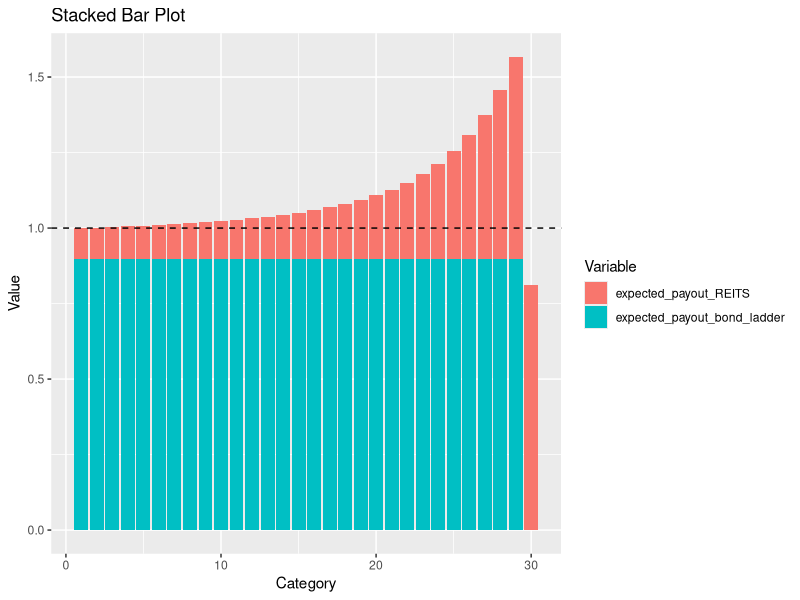
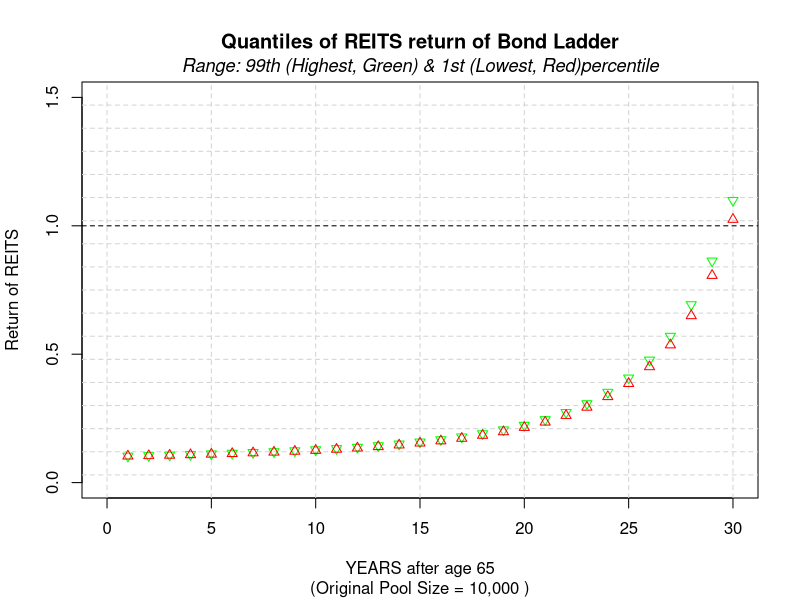
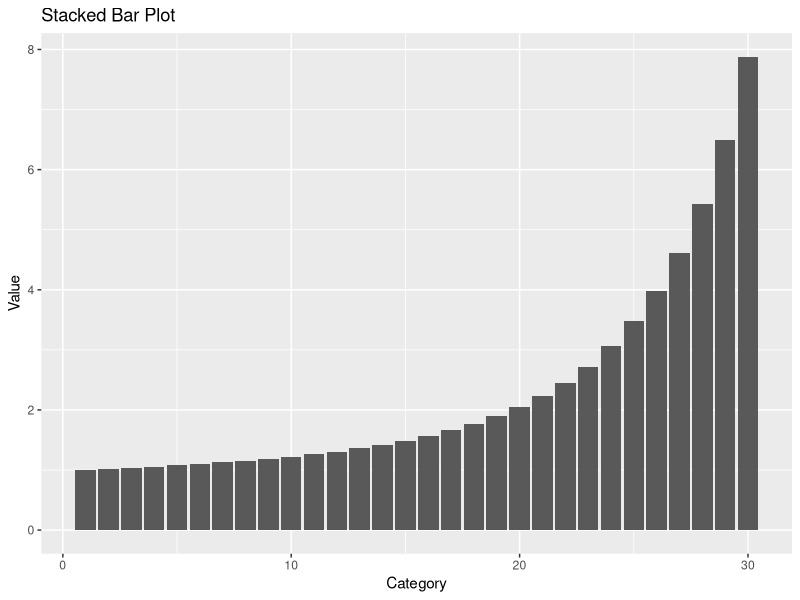
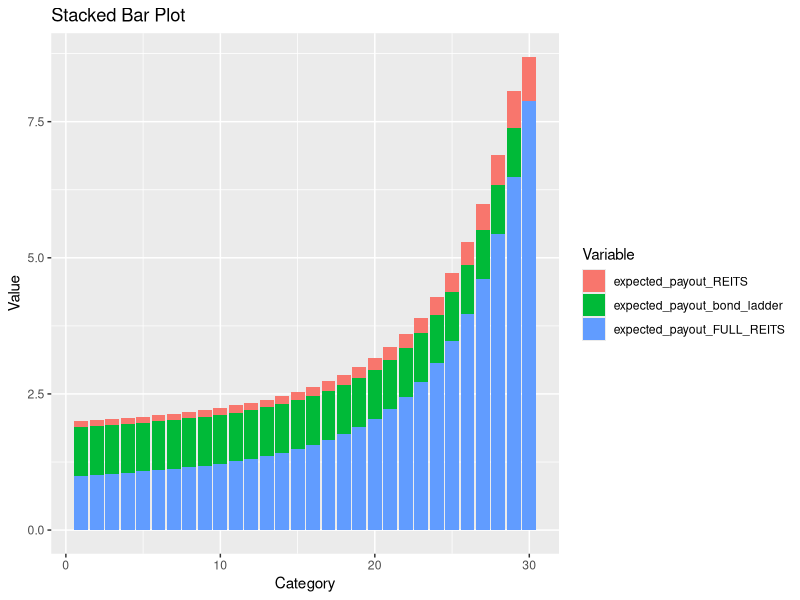

The R script that drew these images, in order:
#load lifetable data 
lifetable_2021 <- read.csv("data/LifeTablesbyYear/_2021 .csv")

#load TIPS interpolated rates
tips_rates <- read.csv("data/tipsRatesInterpolated.csv")

#create bond ladder matrix.
#income_PP: income per period
tips_ladder_OUTside_tontine <- function(income_PP, tips_rates){
  #initialize matrix: we assume the tips_rates csv has the number of periods we want
  bond_ladder <- matrix(0, nrow = nrow(tips_rates)+1, ncol = nrow(tips_rates))
  
  for (j in 1:ncol(bond_ladder)){
    for (i in 1:j){
      bond_ladder[i,j] <- income_PP / (1+tips_rates[tips_rates$Year == j, "Interpolated"]/100)^(j-i)
    }
  }
  return(bond_ladder)
}


tips_ladder_INside_tontine <- function(income_PP, lifetable, tips_rates, OUTladder){
  #initialize matrix the same size as OUTladder
  bond_ladder <- matrix(0, nrow = nrow(OUTladder), ncol = ncol(OUTladder))

  for (j in 1:ncol(bond_ladder)){
      bond_ladder[1,j] <- OUTladder[1,j] * (1 - lifetable[lifetable$Age == 65+j, "qx"])
  }
  #iterate over the rest upper triangular of the matrix with the exception of the first row
  for (j in 1:ncol(bond_ladder)){
      for (i in 2:nrow(bond_ladder)){
        if (i <= j-1){
          print(tips_rates[tips_rates$Year == j-i, "Interpolated"])
          print(i)
          print(j)
          print(bond_ladder[i-1,j])
          bond_ladder[i,j] <- bond_ladder[i-1,j] * (1 + tips_rates[tips_rates$Year == j-i, "Interpolated"]/100)        }
      }
    
  }
  return(bond_ladder)
}


#initialize the bond ladder
out <- tips_ladder_OUTside_tontine(1, tips_rates)
bond_ladder <- tips_ladder_INside_tontine(1, lifetable_2021, tips_rates, out)

#function that calculates the expected longevity return
longevity_return <- function(periods, lifetable){
  #initialize the return vector
  return <- rep(0, periods)

  for (j in 1:periods){
    return[j] <- lifetable[lifetable$Age == 65+j, "qx"]
  }
  
  return(return)
}

#initialize longevity return and add one to each entry
periods <- 30
one_plus_r <- longevity_return(periods, lifetable_2021) + 1

anual_rent_REITS_share <- 20
price_REITS_share <- 200
real_return_REITS <- 0.03
cost_1dollar_perpetuity <- 1/real_return_REITS
anual_expected_longevity_return <- prod(one_plus_r)^(1/30)-1
n0 <- (1/(1+anual_expected_longevity_return))^(30)
a0 <- cost_1dollar_perpetuity*n0
b0 <- 1 - n0

#function that calculates the value REITS and returns a vector with n periods
REITS_value <- function(periods, IN_bond_ladder, b0){
  #initialize the return vector
  return <- rep(0, periods)
  return[1] <- sum(IN_bond_ladder[1,])*b0
  for (j in 2:periods){
    #each entry is the previous entry times b0
    return[j] <- return[j-1]*(1+b0)
  }
  return(return)
}

REITS_value <- REITS_value(periods, bond_ladder, b0)

number_shares_RA <- function(periods, n0, ones_plus_r){
  #initialize the return vector
  return <- rep(0, periods)
  return[1] <- n0
  for (j in 2:periods){
    #each entry is the previous entry times a0
    return[j] <- return[j-1]*one_plus_r[j-1]
  }
  return(return)
}

number_shares <- number_shares_RA(periods, n0, one_plus_r)

expected_payout_bond_ladder <- rep(b0,periods-1)
# append a 0 to expected payout bond ladder
expected_payout_bond_ladder <- c(expected_payout_bond_ladder,0)
expected_payout_REITS <- number_shares

library(ggplot2)
library(reshape2)

data <- data.frame(expected_payout_bond_ladder,expected_payout_REITS)
# first line should have the id category and the others the period number
data$id <- 1:nrow(data)
melted_data <- melt(data, id.vars = "id")
melted_data$variable <- factor(melted_data$variable, levels = c("expected_payout_REITS","expected_payout_bond_ladder"))
ggplot(melted_data, aes(x = id, y = value, fill = variable)) +
  geom_bar(stat = "identity") +
  labs(title = "Stacked Bar Plot",
       x = "Category",
       y = "Value",
       fill = "Variable") +
  geom_hline(yintercept = 1, linetype = "dashed", color = "black")


#Simulation initialization
longevity_return_simulated <- function(periods, lifetable, number_individuals){
  #initialize the return vector
  return <- rep(0, periods)
  for (j in 1:periods){
    #return the fraction of deaths in the population
    r <- rbinom(1, number_individuals, lifetable[lifetable$Age == 65+j, "qx"])/number_individuals
    return[j] <- r/(1-r)
  }
  return(return)
}

N <- 1000 #number of simulations
number_individuals <- 10000
periods <- 30

anual_rent_REITS_share <- 20
price_REITS_share <- 200
real_return_REITS <- 0.03
cost_1dollar_perpetuity <- 1/real_return_REITS
anual_expected_longevity_return <- prod(one_plus_r)^(1/30)-1
n0 <- (1/(1+anual_expected_longevity_return))^(30)
a0 <- cost_1dollar_perpetuity*n0
b0 <- 1 - n0

number_shares_RA_simulated <- function(periods, n0, number_individuals){
  #initialize the return vector
  return <- rep(0, periods)
  return[1] <- n0
  one_plus_r <- longevity_return_simulated(periods, lifetable_2021, number_individuals) + 1
  
  for (j in 2:periods){
    #each entry is the previous entry times a0
    return[j] <- return[j-1]*one_plus_r[j-1]
  }
  return(return)
}

for (i in 1:N){
  number_shares <- number_shares_RA_simulated(periods, n0, number_individuals)
  if (i == 1){
    number_shares_matrix <- number_shares
  } else {
    number_shares_matrix <- cbind(number_shares_matrix, number_shares)
  }
}

plot(c(0,30),c(0,1.5),type="n",
     xlab="YEARS after age 65",
     ylab="Return of REITS")
title(main="Quantiles of REITS return of Bond Ladder",
      sub="(Original Pool Size = 10,000 )")
mtext(side=3, line=0.3,
      "Range: 99th (Highest, Green) & 1st (Lowest, Red)percentile"
      ,cex=1.1,font=3)
grid(ny=18,lty=20)
for (i in 1:30){
  
  pct99<-as.numeric(quantile(number_shares_matrix[i,],0.99))
  pct01<-as.numeric(quantile(number_shares_matrix[i,],0.01))
  points(i,pct99,col="green",pch=6)
  points(i,pct01,col="red",pch=2)

  
}
abline(h=1,lty=2)
quantile(number_shares_matrix[30,],0.01)

number_shares <- number_shares_RA(periods, n0, one_plus_r)
number_shares
expected_payout_bond_ladder <- rep(b0,periods-1)
# append a 0 to expected payout bond ladder
expected_payout_bond_ladder <- c(expected_payout_bond_ladder,0)
expected_payout_REITS <- number_shares

### Full REITS
expected_payout_FULL_REITS <- number_shares_RA(periods,1,ones_plus_r)
#do a bar plot of the expected payout of the full REITS
data <- data.frame(expected_payout_FULL_REITS)
# first line should have the id category and the others the period number
data$id <- 1:nrow(data)
#use ggplot to plot the barplot
ggplot(data, aes(x = id, y = expected_payout_FULL_REITS)) +
  geom_bar(stat = "identity") +
  labs(title = "Stacked Bar Plot",
       x = "Category",
       y = "Value",
       fill = "Variable")

#join the two plots before in one
data <- data.frame(expected_payout_bond_ladder,expected_payout_REITS,expected_payout_FULL_REITS)
# first line should have the id category and the others the period number
data$id <- 1:nrow(data)
melted_data <- melt(data, id.vars = "id")
melted_data$variable <- factor(melted_data$variable, levels = c("expected_payout_REITS","expected_payout_bond_ladder","expected_payout_FULL_REITS"))
ggplot(melted_data, aes(x = id, y = value, fill = variable)) +
  geom_bar(stat = "identity") +
  labs(title = "Stacked Bar Plot",
       x = "Category",
       y = "Value",
       fill = "Variable")

